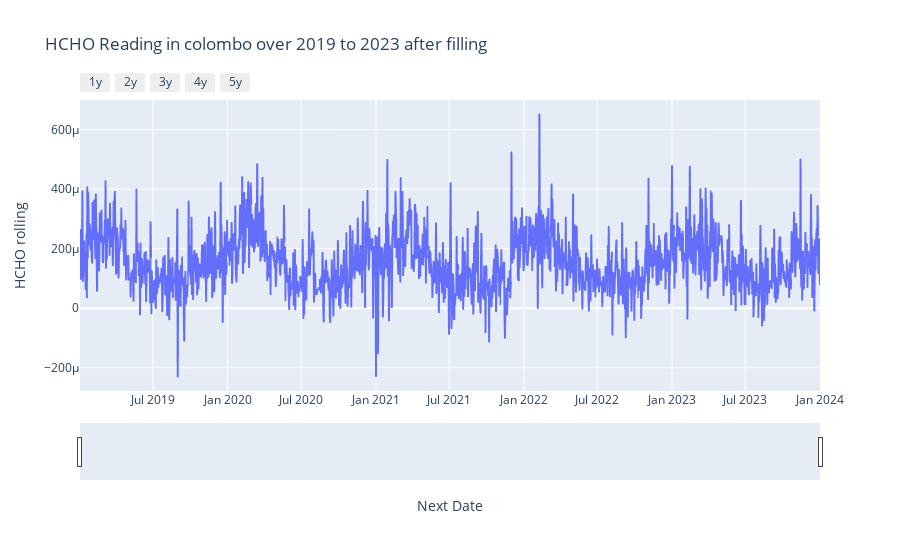

Write notebook code for a chart like this one.
### Code cell
# Plot the HCHO emission in each year in colombo prop
fig = px.line(check_colombo , x="Next Date", y="HCHO rolling", title="HCHO Reading in colombo over 2019 to 2023 after filling") 
fig.update_xaxes(
    rangeslider_visible=True,
    rangeselector=dict(
        buttons=list([
            dict(count=1, label="1y", step="year", stepmode="backward"), 
            dict(count=2, label="2y", step="year", stepmode="backward"), 
            dict(count=3, label="3y", step="year", stepmode="backward"), 
            dict(count=4, label="4y", step="year", stepmode="backward"), 
            dict(count=5, label="5y", step="year", stepmode="backward"), 
        ])
    )
)

fig.show()

### Figure 1 — Plotly figure (JSON) as saved in the notebook; plotly's stock layout.template omitted (floating-point values rounded to 4 significant figures; data arrays with more than 128 entries replaced by an {"elided": "..."} marker saying what was removed)
{"data": [{"hovertemplate": "Next Date=%{x}<br>HCHO rolling=%{y}<extra></extra>", "legendgroup": "", "line": {"color": "#636efa", "dash": "solid"}, "marker": {"symbol": "circle"}, "mode": "lines", "name": "", "showlegend": false, "type": "scattergl", "x": {"elided": "1826 str values"}, "xaxis": "x", "y": {"elided": "1826 float values"}, "yaxis": "y"}], "layout": {"legend": {"tracegroupgap": 0}, "title": {"text": "HCHO Reading in colombo over 2019 to 2023 after filling"}, "xaxis": {"anchor": "y", "domain": [0, 1], "rangeselector": {"buttons": [{"count": 1, "label": "1y", "step": "year", "stepmode": "backward"}, {"count": 2, "label": "2y", "step": "year", "stepmode": "backward"}, {"count": 3, "label": "3y", "step": "year", "stepmode": "backward"}, {"count": 4, "label": "4y", "step": "year", "stepmode": "backward"}, {"count": 5, "label": "5y", "step": "year", "stepmode": "backward"}]}, "rangeslider": {"visible": true}, "title": {"text": "Next Date"}}, "yaxis": {"anchor": "x", "domain": [0, 1], "title": {"text": "HCHO rolling"}}}}
